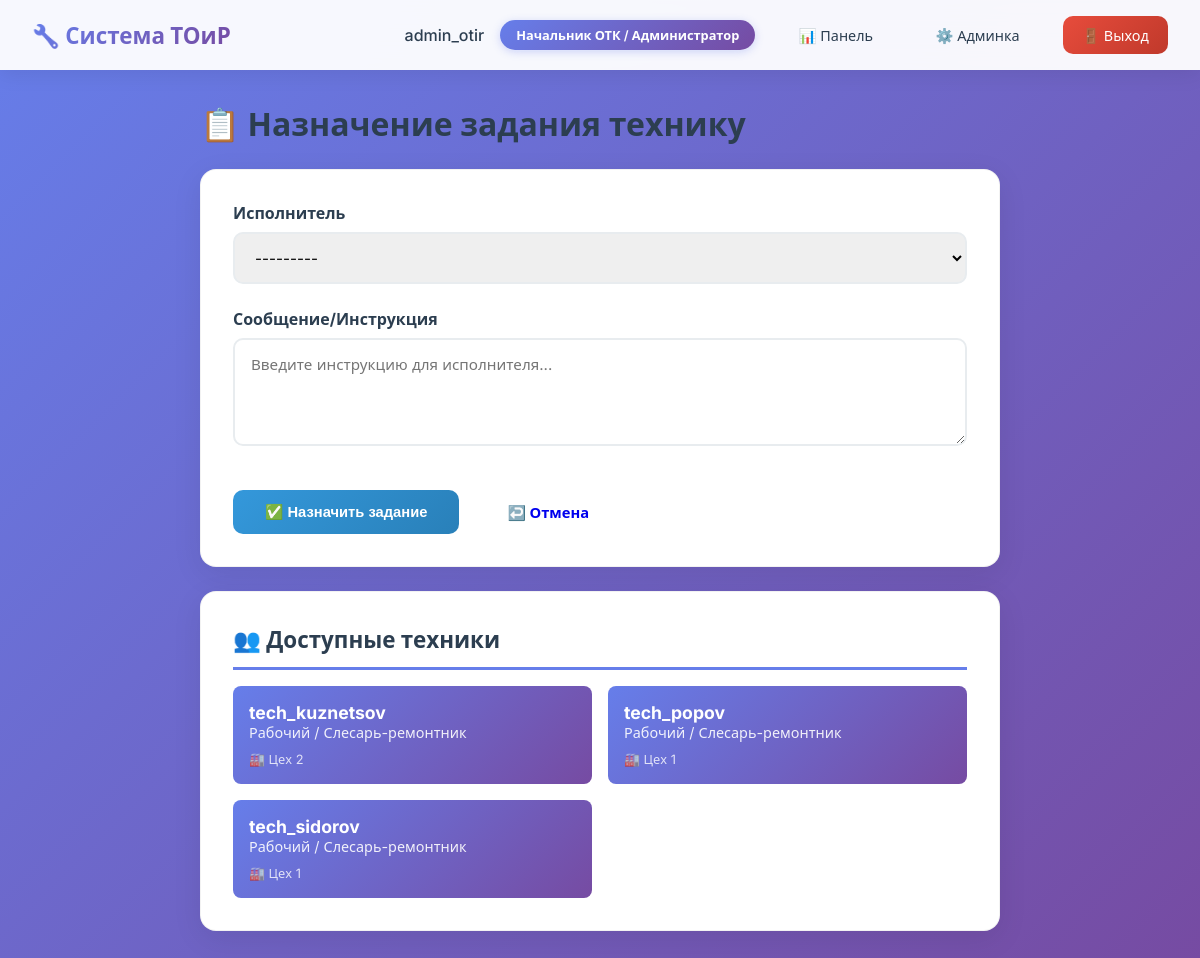
Screenshot of /workorders/admin/assign-task/ (signed in) with the database file from the repository.
### accounts/models.py (models this page shows, shortened)
class User(AbstractUser):
    ROLE_CHOICES = [
        ('admin', 'Начальник ОТК / Администратор'),
        ('engineer', 'Специалист ОТиР'),
        ('technician', 'Рабочий / Слесарь-ремонтник'),
        ('storekeeper', 'Кладовщик'),
        ('trainee', 'Ученик / Практикант'),
        ('seller', 'Продавец'),
        ('client', 'Клиент'),
    ]
    role = models.CharField(
        max_length=20,
        choices=ROLE_CHOICES,
        default='client',
        verbose_name='Роль'
    )
    department = models.CharField(
        max_length=100,
        blank=True,
        null=True,
        verbose_name='Отдел/Цех'
    )
    phone = models.CharField(
        max_length=20,
        blank=True,
        null=True,
        verbose_name='Телефон'
    )
    is_active = models.BooleanField(default=True, verbose_name='Активен')
    created_at = models.DateTimeField(auto_now_add=True, verbose_name='Дата создания')
    class Meta:
        verbose_name = 'Пользователь'
        verbose_name_plural = 'Пользователи'
        ordering = ['username']
    @property
    def is_admin(self):
        return self.role == 'admin'

### workorders/views.py (the view)
# urls.py: path('admin/assign-task/', views.admin_assign_task, name='admin_assign_task'),
@login_required
def admin_assign_task(request):
    if not request.user.is_admin:
        messages.error(request, 'Доступ запрещён')
        return redirect('accounts:dashboard')
    if request.method == 'POST':
        form = AssignTaskForm(request.POST)
        if form.is_valid():
            worker = form.cleaned_data['worker']
            message_text = form.cleaned_data['message']
            equipment = Equipment.objects.first()  # В реальном проекте нужно выбирать оборудование
            if equipment:
                work_order = WorkOrder.objects.create(
                    equipment=equipment,
                    order_type='emergency',
                    priority=3,
                    status='new',
                    assigned_user=worker,
                    created_by=request.user,
                    description=message_text
                )
                notification = TaskNotification.objects.create(
                    worker=worker,
                    work_order=work_order,
                    message=message_text,
                    status='pending',
                    created_by=request.user
                )
                messages.success(request, f'✅ Задание назначено пользователю {worker.username}')
                return redirect('accounts:dashboard')
            else:
                messages.error(request, 'Нет доступного оборудования для создания задания')
    else:
        form = AssignTaskForm()
    technicians = User.objects.filter(role='technician', is_active=True)
    return render(request, 'workorders/admin_assign.html', {'form': form, 'technicians': technicians})

### workorders/forms.py
class AssignTaskForm(forms.Form):
    worker = forms.ModelChoiceField(
        queryset=None,
        label='Исполнитель',
        widget=forms.Select(attrs={'class': 'form-control'})
    )
    message = forms.CharField(
        label='Сообщение/Инструкция',
        widget=forms.Textarea(attrs={'class': 'form-control', 'rows': 4, 'placeholder': 'Введите инструкцию для исполнителя...'}),
        required=True
    )
    def __init__(self, *args, **kwargs):
        super().__init__(*args, **kwargs)
        from accounts.models import User
        self.fields['worker'].queryset = User.objects.filter(role='technician', is_active=True)
        self.fields['worker'].label_from_instance = lambda obj: f"{obj.username} ({obj.get_role_display()})"

### templates/workorders/admin_assign.html (shortened to what this page needs)
{% extends 'base.html' %}
{% block content %}
<div style="max-width: 800px; margin: 0 auto;">
    <h1 style="margin-bottom: 1.5rem; color: #2c3e50;">📋 Назначение задания технику</h1>
    <div class="card">
        <form method="post" style="display: flex; flex-direction: column; gap: 1.5rem;">
            <div>
                <label for="{{ form.worker.id_for_label }}" style="display: block; margin-bottom: 0.5rem; font-weight: bold; color: #2c3e50;">
                    {{ form.worker.label }}
                </label>
                {{ form.worker }}
            </div>
            <div>
                <label for="{{ form.message.id_for_label }}" style="display: block; margin-bottom: 0.5rem; font-weight: bold; color: #2c3e50;">
                    {{ form.message.label }}
                </label>
                {{ form.message }}
            </div>
            <div style="display: flex; gap: 1rem; margin-top: 1rem;">
                <button type="submit" class="btn btn-primary" style="padding: 0.75rem 2rem;">
                    ✅ Назначить задание
                </button>
                <a href="{% url 'accounts:dashboard' %}" class="btn btn-secondary" style="padding: 0.75rem 2rem;">
                    ↩️ Отмена
                </a>
            </div>
        </form>
    </div>
    <div class="card" style="margin-top: 1.5rem;">
        <h2 style="color: #2c3e50; margin-bottom: 1rem;">👥 Доступные техники</h2>
        <div style="display: grid; grid-template-columns: repeat(auto-fill, minmax(250px, 1fr)); gap: 1rem;">
            {% for tech in technicians %}
            <div style="background: linear-gradient(135deg, #667eea 0%, #764ba2 100%); padding: 1rem; border-radius: 8px; color: white;">
                <div style="font-weight: bold; font-size: 1.1rem;">{{ tech.username }}</div>
                <div style="opacity: 0.9; font-size: 0.9rem;">{{ tech.get_role_display }}</div>
                {% if tech.department %}
                <div style="opacity: 0.8; font-size: 0.8rem; margin-top: 0.5rem;">🏭 {{ tech.department }}</div>
                {% endif %}
            </div>
            {% empty %}
            <div style="grid-column: 1/-1; text-align: center; color: #999; padding: 2rem;">
                Нет доступных техников
            </div>
            {% endfor %}
        </div>
    </div>
</div>
{% endblock %}

### templates/base.html (shortened to what this page needs)
<!DOCTYPE html>
<html lang="ru">
<head>
</head>
<body>
    {% if user.is_authenticated %}
    <nav class="navbar">
        <h1>🔧 Система ТОиР</h1>
        <div class="user-info">
            <span style="font-weight: 500; color: #2c3e50;">{{ user.username }}</span>
            <span class="role-badge">{{ user.get_role_display }}</span>
            <a href="{% url 'accounts:dashboard' %}">📊 Панель</a>
            <a href="/admin/">⚙️ Админка</a>
            <a href="{% url 'accounts:logout' %}" style="background: linear-gradient(135deg, #e74c3c 0%, #c0392b 100%); color: white;">🚪 Выход</a>
        </div>
    </nav>
    {% endif %}
    <div class="container">
        {% block content %}{% endblock %}
    </div>
</body>
</html>

### templates/base.html (style rules this page uses)
* { margin: 0; padding: 0; box-sizing: border-box; }
body { font-family: 'Inter', 'Segoe UI', Tahoma, Geneva, Verdana, sans-serif; background: linear-gradient(135deg, #667eea 0%, #764ba2 100%); min-height: 100vh; }
.navbar { background: rgba(255, 255, 255, 0.95); backdrop-filter: blur(20px); color: #2c3e50; padding: 1rem 2rem; display: flex; justify-content: space-between; align-items: center; box-shadow: 0 4px 20px rgba(0,0,0,0.08); position: sticky; top: 0; z-index: 1000; }
.navbar h1 { font-size: 1.4rem; font-weight: 700; background: linear-gradient(135deg, #667eea 0%, #764ba2 100%); -webkit-background-clip: text; -webkit-text-fill-color: transparent; background-clip: text; }
.navbar a { color: #2c3e50; text-decoration: none; margin-left: 0.5rem; padding: 0.6rem 1.2rem; border-radius: 10px; transition: all 0.3s ease; font-weight: 500; font-size: 0.9rem; }
.container { max-width: 1400px; margin: 2rem auto; padding: 0 2rem; }
.card { background: white; border-radius: 16px; box-shadow: 0 8px 30px rgba(0,0,0,0.08); padding: 2rem; margin-bottom: 1.5rem; transition: all 0.3s ease; border: 1px solid rgba(0,0,0,0.05); }
.card h2 { color: #2c3e50; margin-bottom: 1.5rem; border-bottom: 3px solid #667eea; padding-bottom: 0.75rem; font-size: 1.4rem; font-weight: 700; }
.btn { display: inline-block; padding: 0.7rem 1.4rem; border-radius: 10px; text-decoration: none; cursor: pointer; border: none; font-size: 0.92rem; font-weight: 600; transition: all 0.3s ease; text-align: center; position: relative; overflow: hidden; }
.btn::before { content: ''; position: absolute; top: 50%; left: 50%; width: 0; height: 0; border-radius: 50%; background: rgba(255,255,255,0.3); transform: translate(-50%, -50%); transition: width 0.6s, height 0.6s; }
.btn-primary { background: linear-gradient(135deg, #3498db 0%, #2980b9 100%); color: white; }
.form-control { width: 100%; padding: 0.85rem 1rem; border: 2px solid #e8ecef; border-radius: 10px; font-size: 0.95rem; transition: all 0.3s ease; font-family: inherit; }
.user-info { display: flex; align-items: center; gap: 1rem; }
.role-badge { background: linear-gradient(135deg, #667eea 0%, #764ba2 100%); color: white; padding: 0.4rem 1rem; border-radius: 20px; font-size: 0.8rem; font-weight: 600; backdrop-filter: blur(10px); box-shadow: 0 2px 8px rgba(102, 126, 234, 0.3); }

### rows the page displays
User: username "admin_otir", role "Начальник ОТК / Администратор"
User: username "tech_kuznetsov", role "Рабочий / Слесарь-ремонтник", department "Цех 2"
User: username "tech_popov", role "Рабочий / Слесарь-ремонтник", department "Цех 1"
User: username "tech_sidorov", role "Рабочий / Слесарь-ремонтник", department "Цех 1"
